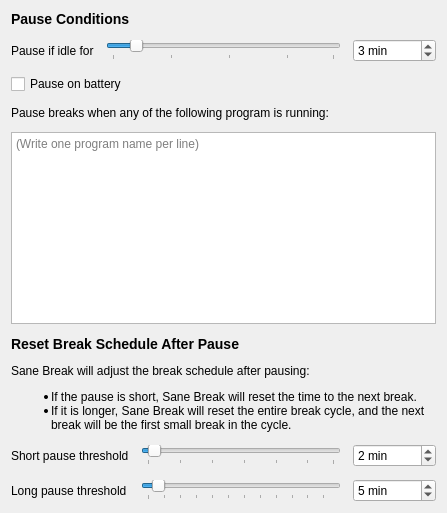
          <widget class="QWidget" name="pausePage">
           <layout class="QVBoxLayout" name="verticalLayout_2">
            <property name="spacing">
             <number>12</number>
            </property>
            <item>
             <widget class="QLabel" name="label_11">
              <property name="text">
               <string>&lt;h3&gt;Pause Conditions&lt;/h3&gt;</string>
              </property>
             </widget>
            </item>
            <item>
             <layout class="QHBoxLayout" name="horizontalLayout_5">
              <item>
               <widget class="QLabel" name="label_7">
                <property name="toolTip">
                 <string extracomment="Tooltip for &quot;Pause if idle for&quot; config">Sane Break will pause if it detects no activity for this many minutes</string>
                </property>
                <property name="text">
                 <string>Pause if idle for</string>
                </property>
                <property name="wordWrap">
                 <bool>true</bool>
                </property>
               </widget>
              </item>
              <item>
               <widget class="SteppedSlider" name="pauseOnIdleSlider">
                <property name="minimumSize">
                 <size>
                  <width>200</width>
                  <height>0</height>
                 </size>
                </property>
                <property name="minimum">
                 <number>1</number>
                </property>
                <property name="maximum">
                 <number>20</number>
                </property>
                <property name="pageStep">
                 <number>0</number>
                </property>
                <property name="value">
                 <number>3</number>
                </property>
                <property name="orientation">
                 <enum>Qt::Orientation::Horizontal</enum>
                </property>
                <property name="tickPosition">
                 <enum>QSlider::TickPosition::TicksBelow</enum>
                </property>
                <property name="tickInterval">
                 <number>5</number>
                </property>
               </widget>
              </item>
              <item>
               <widget class="QSpinBox" name="pauseOnIdleBox">
                <property name="suffix">
                 <string> min</string>
                </property>
                <property name="minimum">
                 <number>1</number>
                </property>
                <property name="maximum">
                 <number>65535</number>
                </property>
                <property name="value">
                 <number>3</number>
                </property>
               </widget>
              </item>
             </layout>
            </item>
            <item>
             <widget class="QCheckBox" name="pauseOnBatteryCheck">
              <property name="text">
               <string>Pause on battery</string>
              </property>
             </widget>
            </item>
            <item>
             <widget class="QLabel" name="programListLabel">
              <property name="text">
               <string>Pause breaks when any of the following program is running:</string>
              </property>
             </widget>
            </item>
            <item>
             <widget class="QPlainTextEdit" name="programList">
              <property name="placeholderText">
               <string>(Write one program name per line)</string>
              </property>
             </widget>
            </item>
            <item>
             <widget class="QLabel" name="label_24">
              <property name="text">
               <string>&lt;h3&gt;Reset Break Schedule After Pause&lt;/h3&gt;
&lt;p&gt;Sane Break will adjust the break schedule after pausing:&lt;/p&gt;
&lt;ul&gt;
  &lt;li&gt;If the pause is short, Sane Break will reset the time to the next break.&lt;/li&gt;
  &lt;li&gt;If it is longer, Sane Break will reset the entire break cycle, and the next break will be the first small break in the cycle.&lt;/li&gt;
&lt;/ul&gt;</string>
              </property>
              <property name="wordWrap">
               <bool>true</bool>
              </property>
             </widget>
            </item>
            <item>
             <layout class="QGridLayout" name="gridLayout_9">
              <item row="0" column="1">
               <widget class="SteppedSlider" name="resetBreakSlider">
                <property name="minimumSize">
                 <size>
                  <width>200</width>
                  <height>0</height>
                 </size>
                </property>
                <property name="minimum">
                 <number>1</number>
                </property>
                <property name="maximum">
                 <number>30</number>
                </property>
                <property name="value">
                 <number>2</number>
                </property>
                <property name="orientation">
                 <enum>Qt::Orientation::Horizontal</enum>
                </property>
                <property name="tickPosition">
                 <enum>QSlider::TickPosition::TicksBelow</enum>
                </property>
                <property name="tickInterval">
                 <number>5</number>
                </property>
               </widget>
              </item>
              <item row="0" column="2">
               <widget class="QSpinBox" name="resetBreakBox">
                <property name="suffix">
                 <string> min</string>
                </property>
                <property name="minimum">
                 <number>1</number>
                </property>
                <property name="maximum">
                 <number>65535</number>
                </property>
                <property name="value">
                 <number>2</number>
                </property>
               </widget>
              </item>
              <item row="1" column="0">
               <widget class="QLabel" name="label_15">
                <property name="text">
                 <string>Long pause threshold</string>
                </property>
                <property name="wordWrap">
                 <bool>true</bool>
                </property>
               </widget>
              </item>
              <item row="1" column="1">
               <widget class="SteppedSlider" name="resetCycleSlider">
                <property name="minimumSize">
                 <size>
                  <width>200</width>
                  <height>0</height>
                 </size>
                </property>
                <property name="minimum">
                 <number>2</number>
                </property>
                <property name="maximum">
                 <number>60</number>
                </property>
                <property name="value">
                 <number>5</number>
                </property>
                <property name="orientation">
                 <enum>Qt::Orientation::Horizontal</enum>
                </property>
                <property name="tickPosition">
                 <enum>QSlider::TickPosition::TicksBelow</enum>
                </property>
                <property name="tickInterval">
                 <number>5</number>
                </property>
               </widget>
              </item>
              <item row="1" column="2">
               <widget class="QSpinBox" name="resetCycleBox">
                <property name="suffix">
                 <string> min</string>
                </property>
                <property name="minimum">
                 <number>2</number>
                </property>
                <property name="maximum">
                 <number>65535</number>
                </property>
                <property name="value">
                 <number>5</number>
                </property>
               </widget>
              </item>
              <item row="0" column="0">
               <widget class="QLabel" name="label_10">
                <property name="text">
                 <string>Short pause threshold</string>
                </property>
                <property name="wordWrap">
                 <bool>true</bool>
                </property>
               </widget>
              </item>
             </layout>
            </item>
           </layout>
          </widget>
